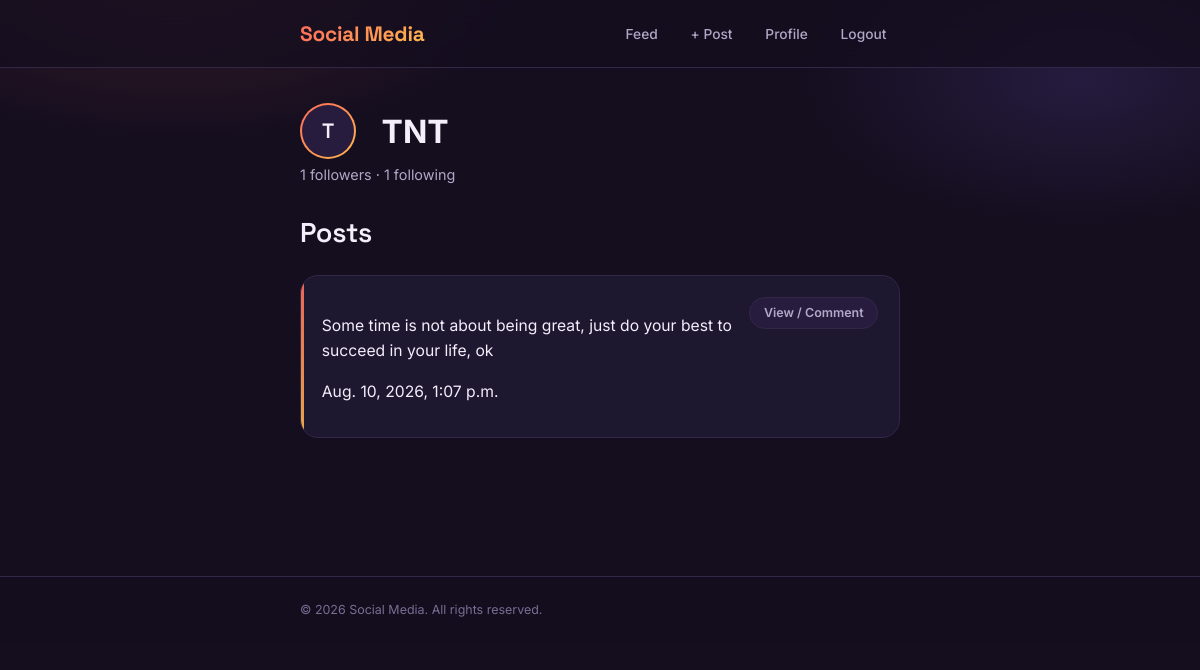
Page /profile/TNT/ (signed in) on the earlier database version.
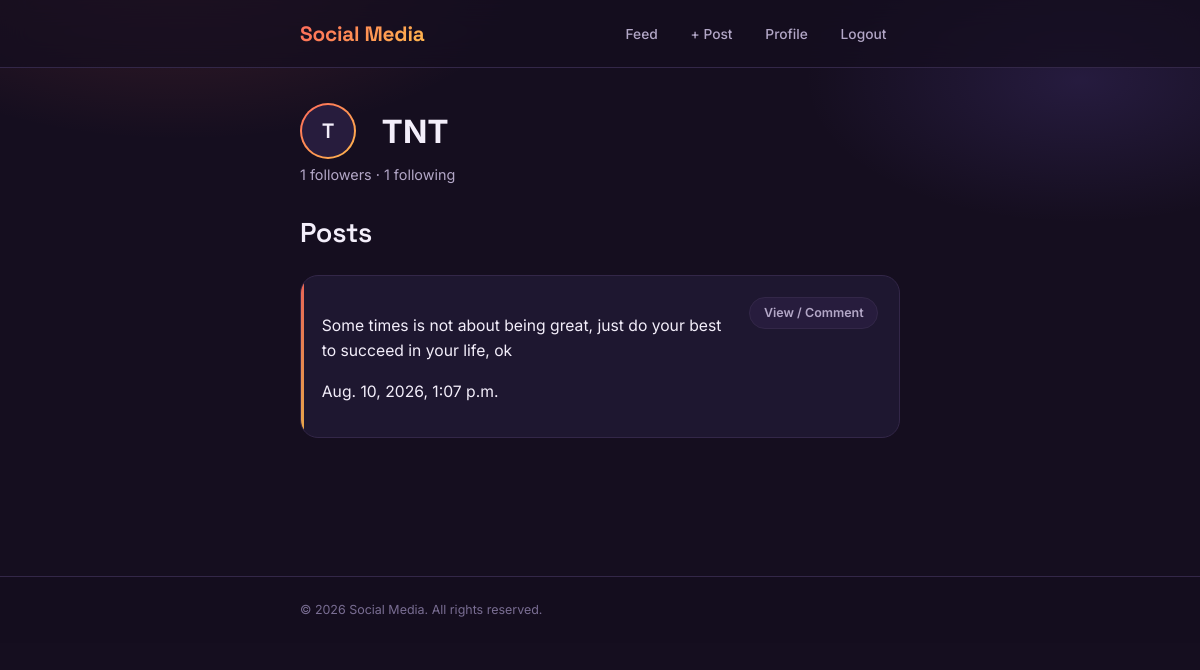
Same page on the later database version.
### mainapp/models.py (models this page shows, shortened)
class Post(models.Model):
    user = models.ForeignKey(User,on_delete=models.CASCADE,related_name='posts')
    text = models.TextField(blank = True)
    image = models.ImageField(upload_to ='post_image/', blank = True, null = True)
    created_at = models.DateTimeField(auto_now_add = True)
    class Meta:
        ordering = ['-created_at']

### mainapp/views.py (the view)
# urls.py: path('profile/<str:username>/', views.profile, name='profile'),
@login_required
def profile(request,username):
    profile_user = get_object_or_404(User,username = username)
    posts = profile_user.posts.all()
    is_following = Follow.objects.filter(follower = request.user , following = profile_user).exists()
    return render(request,'mainapp/profile.html',{
        'profile_user': profile_user,
        'posts':posts,
        'is_following': is_following,
        'followers_count':profile_user.followers.count(),
        'following_count':profile_user.following.count(),
    })

### mainapp/templates/mainapp/profile.html (shortened to what this page needs)
{% extends 'mainapp/base.html' %}
{% block content %}
<div class="profile-head">
    <span class="avatar"><span>{{ profile_user.username|first|upper }}</span></span>
    <div>
        <h1 style="margin:0;">{{ profile_user.username }}</h1>
    </div>
</div>
<p class="profile-stats">{{ followers_count }} followers · {{ following_count }} following</p>
<h2 style="margin-top:2rem;">Posts</h2>
{% for post in posts %}
<div class="card">
    <a class="button secondary" href="{% url 'post_detail' post.id %}">View / Comment</a>
    <p>{{ post.text }}</p>
    <p class="small-text">{{ post.created_at }}</p>
</div>
{% empty %}
<div class="card">
    <p class="small-text">No posts yet.</p>
</div>
{% endfor %}
{% endblock %}

Differences in the rows shown:
changed Post: text "Some time is not about being great, just do your best to succeed in your life, ok" → "Some times is not about being great, just do your best to succeed in your life, ok"
